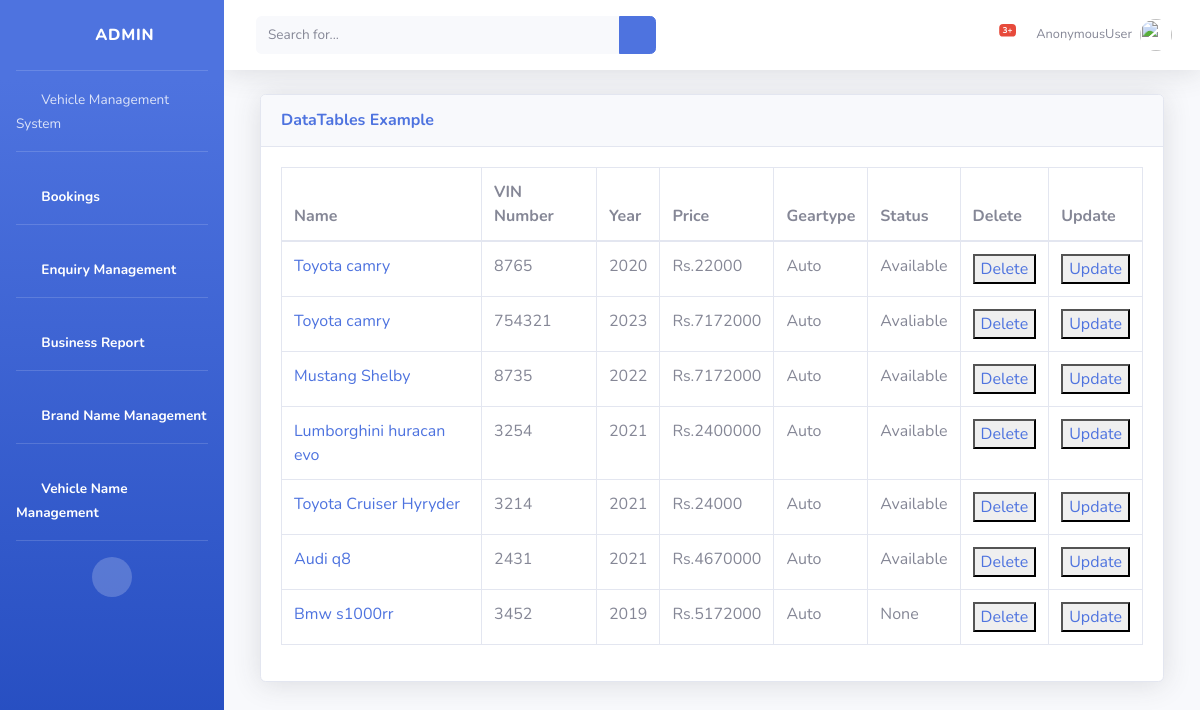
/adminpage/vehicleview/, run on the app's committed database.
### user_app/models.py (models this page shows, shortened)
class Vehicle(models.Model):
    name=models.ForeignKey(Vehicle_name,on_delete=models.CASCADE,related_name='vehicle_name_vehicles')
    vin_number=models.IntegerField()
    image=models.ImageField(upload_to='images')
    image1=models.ImageField(upload_to='images',null=True,blank=True)
    image2=models.ImageField(upload_to='images',null=True,blank=True)
    image3=models.ImageField(upload_to='images',null=True,blank=True)
    description=models.CharField(max_length=100,null=True)
    year=models.IntegerField()
    price=models.IntegerField()
    gear_type=models.CharField(max_length=10,null=True)
    mileagae=models.CharField(max_length=10,null=True)
    power=models.CharField(max_length=10,null=True)
    fueltype=models.CharField(max_length=10,null=True)
    kilometer=models.IntegerField(null=True)
    engine=models.CharField(max_length=10,null=True)
    color=models.CharField(max_length=10,null=True)
    created=models.DateTimeField(auto_now=True)
    updated=models.DateTimeField(auto_now=True)
    purpose=models.CharField(max_length=10,null=True)
    status=models.CharField(max_length=15,null=True)
    def __str__(self):
        return self.name.v_name

class Vehicle_name(models.Model):
    brand_name=models.ForeignKey(Brand,on_delete=models.CASCADE,related_name='brand_vehicles')
    v_name=models.CharField(max_length=40)

### admin_app/views.py (the view)
# urls.py: path('vehicleview/',views.VehicleView.as_view(),name='vehiclesadmin'),
class VehicleView(View):
    def get(self,request):
        all_cars=Vehicle.objects.all().order_by('-created')
        print(all_cars)
        return render(request,'adminpage/adminVehicleManage.html',{'vehiclesadminview':all_cars})

### templates/adminpage/adminVehicleManage.html (shortened to what this page needs)
{% load static %}
{% include "adminpage/adminheader.html" %}
 <div class="container-fluid">
    <div class="row">
        <div class="container-fluid">
            <div class="card shadow mb-4">
                <div class="card-header py-3">
                    <h6 class="m-0 font-weight-bold text-primary">DataTables Example</h6>
                </div>
                <div class="card-body">
                    <div class="table-responsive">
                        <table class="table table-bordered" id="dataTable" width="100%" cellspacing="0">
                            <thead>
                                <tr>
                                    <th>Name</th>
                                    <th>VIN Number</th>
                                    <th>Year</th>
                                    <th>Price</th>
                                    <th>Geartype</th>
                                    <th>Status</th>
                                    <th>Delete</th>
                                    <th>Update</th>
                                </tr>
                            </thead>
                            <tbody>
                                {% for vehicle in vehiclesadminview %}
                                <tr>
                                    <td><a href="{% url 'vehicledetail' vehicle.id %}"> {{vehicle.name.v_name}}</a></td>
                                    <td>{{vehicle.vin_number}}</td>
                                    <td>{{vehicle.year}}</td>
                                    <td>Rs.{{vehicle.price}}</td>
                                    <td>{{vehicle.gear_type}}</td>
                                    <td>{{vehicle.status}}</td>
                                    <td> <button><a href="{% url 'vehicle_del' vehicle.id %}"> Delete </a></button></td>
                                    <td> <button><a href="{% url 'vehicle_update' vehicle.id %}"> Update </a></button></td>
                                </tr>
                                {% endfor %}
                            </tbody>
                        </table>
                    </div>
                </div>
            </div>
        </div>
    </div>
</div>
</div>
{% include "adminpage/adminfooter.html" %}

### data on the page
Vehicle: name.v_name "Toyota camry", vin_number "8765", year "2020", price "22000", gear_type "Auto", status "Available"
Vehicle: name.v_name "Toyota camry", vin_number "754321", year "2023", price "7172000", gear_type "Auto", status "Avaliable"
Vehicle: name.v_name "Mustang Shelby", vin_number "8735", year "2022", price "7172000", gear_type "Auto", status "Available"
Vehicle: name.v_name "Lumborghini huracan evo", vin_number "3254", year "2021", price "2400000", gear_type "Auto", status "Available"
Vehicle: name.v_name "Toyota Cruiser Hyryder", vin_number "3214", year "2021", price "24000", gear_type "Auto", status "Available"
Vehicle: name.v_name "Audi q8", vin_number "2431", year "2021", price "4670000", gear_type "Auto", status "Available"
Vehicle: name.v_name "Bmw s1000rr", vin_number "3452", year "2019", price "5172000", gear_type "Auto", status "None"

### other printed values
{{ user }} "AnonymousUser"
